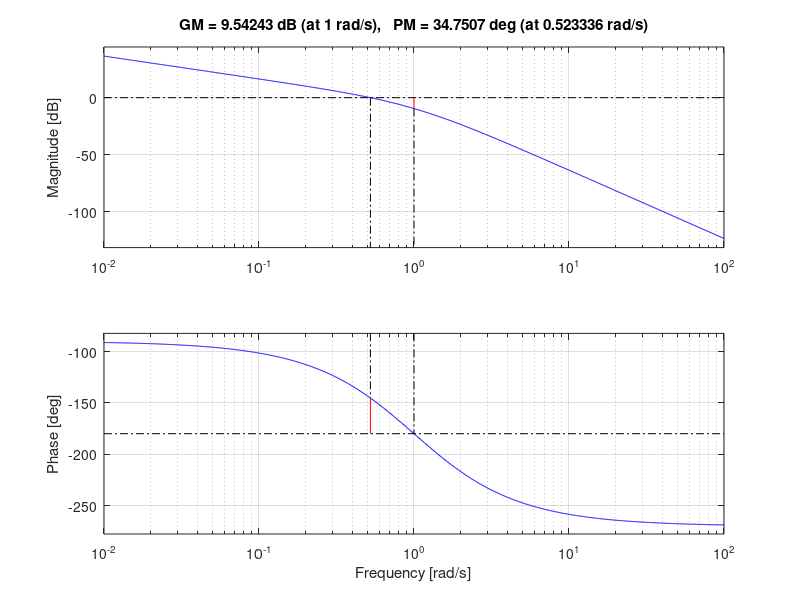

Here is the MATLAB script that generated this plot:
%G = tf([1],[1 0]);
%K = tf([1],[1]);
%N = 1/(1+G*K);
%M = G*K/(1+G*K);
%NG = N*G;

%hold on;

%bode(N, 'g');
%bode(NG, 'r');
%bode(M, 'c');
%bode(G, 'b');
%bode(K, 'k');
%legend('N (Grønn)', 'M (Lyseblå)', 'NG (Rød)', 'G (Blå)', 'K (Svart)');
%hold off;

%L = tf(1,[1 1 0]);
%nyquist(L);
%axis([-2,2,-2,2]);

L = tf([2],[3 6 3 0]);
margin(L);